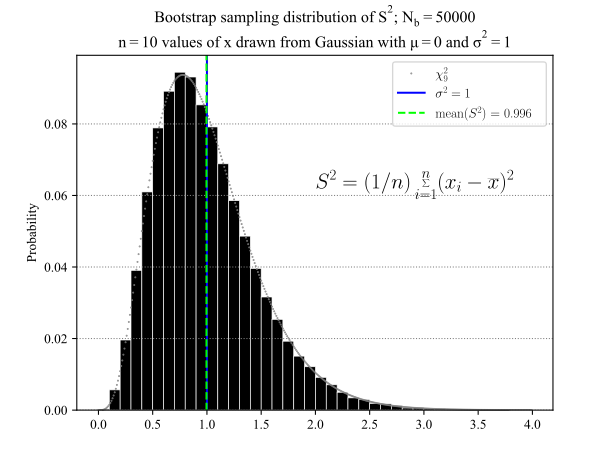

The script that saved this image:
import numpy as np
from scipy.stats import chi2
from matplotlib import pyplot as plt
plt.rcParams["font.family"] = "Times New Roman"
plt.rcParams['savefig.dpi'] = 300
plt.rcParams['mathtext.default'] = 'regular'

use_latex = True  # Set to False if you don't want to use LaTeX
n  = 10    # Number of samples per experiment
nb = 50000 # Number of bootstrap resamples

def pmf(bin_edges, data, color='k'):
  import warnings

  if np.min(data) < bin_edges[0]:
    warnings.warn(f'Minimum data value {np.min(data)} is less than minimum bin edge {bin_edges[0]}.', stacklevel=2)
  if np.max(data) > bin_edges[-1]:
    warnings.warn(f'Maximum data value {np.max(data)} is greater than maximum bin edge {bin_edges[-1]}.', stacklevel=2)

  db = bin_edges[1:] - bin_edges[0:-1]
  bin_centers = bin_edges[0:-1] + db/2

  n, _ = np.histogram(data, bins=bin_edges)
  pmf = n/len(data)
  plt.grid(axis='y', color=[0.5, 0.5, 0.5], ls=':')
  plt.bar(bin_centers, pmf, width=db, color=color, edgecolor='w', linewidth=0.5)

  return pmf, bin_centers

def set_latex(use_latex):

  import shutil
  import matplotlib

  if use_latex and shutil.which("latex"):
      print("LaTeX is installed")
      use_latex = True
      matplotlib.rcParams['text.usetex'] = True
      matplotlib.rcParams['text.latex.preamble'] = r'\usepackage{amsmath}'
  else:
      print("LaTeX is not installed")
      matplotlib.rcParams['text.usetex'] = False
      use_latex = False

  return use_latex

S2 = np.full(nb, np.nan)
for i in range(nb):
  X = np.random.normal(loc=0.0, scale=1.0, size=(n, ))
  S2[i] = (1/(n-1))*np.sum( np.power(X - np.mean(X), 2))
  #S2[i] = np.var(X, ddof=0)

db = 0.1
bin_edges = np.arange(0, 4.0, db)

pmf(bin_edges, S2)

if True:
  x = np.arange(0, 4.0, db/10)
  #https://online.stat.psu.edu/stat414/lesson/26/26.3
  # (n-1)/sigma^2 S^2 ~ chi^2(n-1)
  chi2 = chi2.pdf(x*(n-1), df=n-1)
  plt.plot(x, 10*chi2/sum(chi2), '.', ms=1, color=3*[0.5], label=f'$\\chi^2_{n-1}$')

eqn = '\n\n$\\displaystyle S^2 = (1/n)\\sum_{i=1}^{n} (x_i - \\overline{x})^2$'
if not set_latex(use_latex):
  eqn = eqn.replace('\\displaystyle ', '')
plt.text(2.0, 0.062, eqn, fontsize=16)

plt.axvline(x=1, color=[0,0,1], ls='-', label='$\\sigma^2 = 1$')
plt.axvline(x=np.mean(S2), color=[0,1,0], ls='--', label=f'mean($S^2$) = {np.mean(S2):.3f}')

title = f'Bootstrap sampling distribution of $S^2$; $N_b = {nb}$'
title += f'\n$n={n}$ values of $x$ drawn from Gaussian with $\\mu = 0$ and $\\sigma^2 = 1$'
plt.title(title)
plt.legend()
plt.ylabel('Probability')
plt.savefig("HW4_2.svg", transparent=True)
plt.savefig("HW4_2.png")
